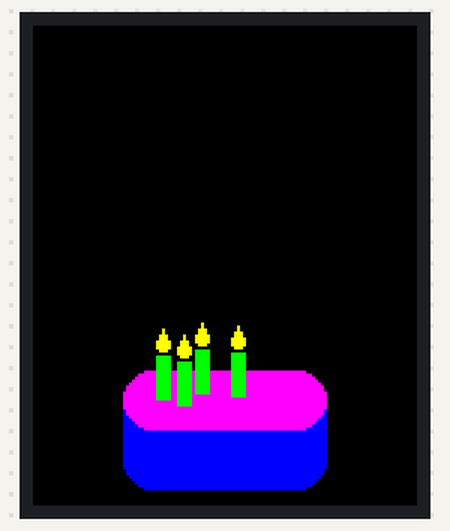
This sketch was run on a simulated Arduino Uno, built with avr-gcc and run on an emulated ATmega328P. On the bench: 128×160 colour display. Random numbers use the default seed unless the sketch sets one.

Above: at 1.2 s.
At 5.4 s:
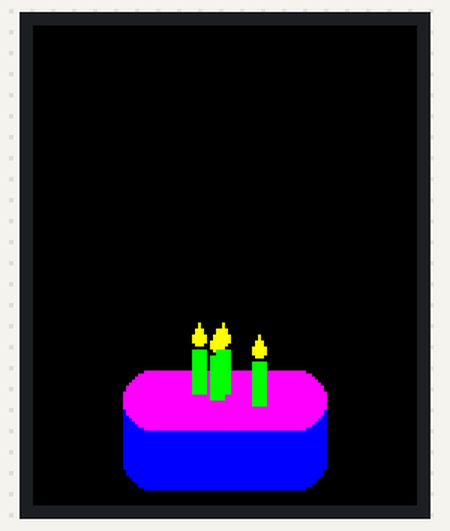
At 10.6 s:
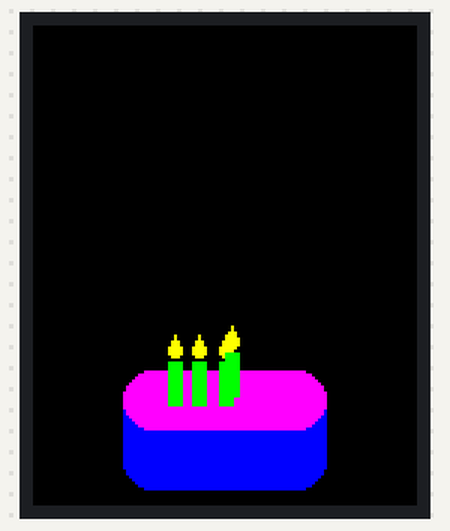
At 19.9 s:
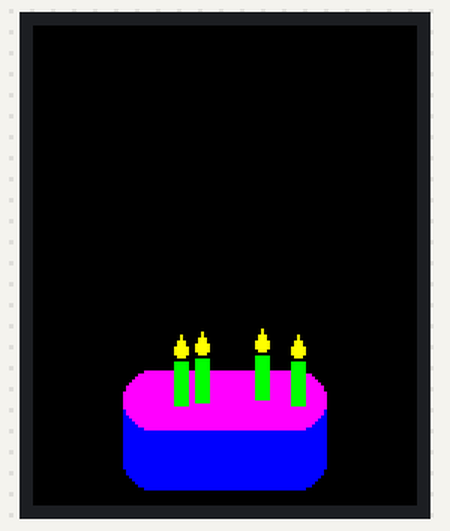
At 29.2 s:
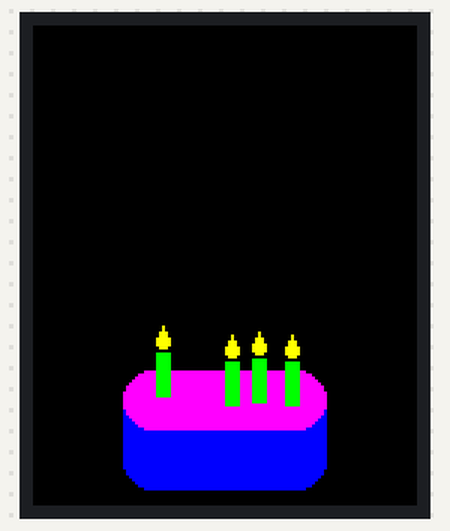
At 38.5 s:
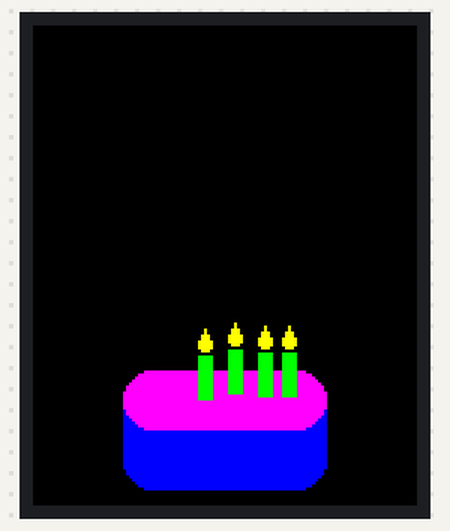

The sketch:

Tft_Birthday_program.ino
```cpp
#define BLACK    0x0000
#define BLUE     0x001F
#define RED      0xF800
#define GREEN    0x07E0
#define CYAN     0x07FF
#define MAGENTA  0xF81F
#define YELLOW   0xFFE0
#define WHITE    0xFFFF

#include <Adafruit_GFX.h>    // Core graphics library
#include <Adafruit_ST7735.h> // Hardware-specific library
#include <SPI.h>

#define TFT_CS     10
#define TFT_RST    9
#define TFT_DC     8

// Option 1 (recommended): must use the hardware SPI pins
// (for UNO thats sclk = 13 and sid = 11) and pin 10 must be
// an output. This is much faster - also required if you want
// to use the microSD card (see the image drawing example)
Adafruit_ST7735 tft = Adafruit_ST7735(TFT_CS,  TFT_DC, TFT_RST);

// Option 2: use any pins but a little slower!
#define TFT_SCLK 13   // set these to be whatever pins you like!
#define TFT_MOSI 11   // set these to be whatever pins you like!
//Uncomment this to use option 2:
//Adafruit_ST7735 tft = Adafruit_ST7735(TFT_CS, TFT_DC, TFT_MOSI, TFT_SCLK, TFT_RST);

//Visit https://learn.adafruit.com/adafruit-gfx-graphics-library/graphics-primitives
//  And https://learn.adafruit.com/1-8-tft-display/breakout-wiring-and-test
//  And http://www.amazon.com/SainSmart-Display-Interface-MicroSD-Arduino/dp/B008HWTVQ2/ref=sr_1_4?ie=UTF8&qid=1431651383&sr=8-4&keywords=tft+display
//  And http://www.arduino.cc/en/Main/ArduinoBoardMicro

//Screen Measurements:
#define TFTwidth 128
#define TFTheight 160

int Candle(int x, int y){
  tft.fillTriangle(x, y+4, x+2, y, x+4, y+4, YELLOW);
  tft.fillCircle(x+2, y+5, 2, YELLOW);
  tft.fillRect(x, y+9, 5, 15, GREEN);
}

void Countdown(){
    for(int c=5; c<0; c--){
    tft.drawChar(TFTheight-15, 15, char(c), RED, BLACK, 10);
    delay(1000);
    }
}
void setup() {
    tft.initR(INITR_BLACKTAB); //Initialize the screen
    tft.fillScreen(ST7735_BLACK);
    delay(1000);
    for(int c=5; c<0; c--){
    tft.drawChar(TFTheight-15, 15, char(c), RED, BLACK, 10);
    delay(1000);
    }

}

void loop() {
  Countdown();
  int height=20;
  int edge=15;
  int width=30;
  int topheight=1.25;
    tft.fillRect(width, TFTheight-(height+edge), TFTwidth-(width*2), height, BLUE);
    tft.fillRoundRect(width, TFTheight-(height-height/(topheight*2)+edge), TFTwidth-(width*2), height/topheight, height/2, BLUE);
    tft.fillRoundRect(width, TFTheight-(height+height/(topheight*2)+edge), TFTwidth-(width*2), height/topheight, height/2, MAGENTA);

  for(int a=0; a<4; a++){
     Candle(30+random(10, TFTwidth-(width*2+10)), TFTheight-(height+edge+random(22,27)));
  }
  delay(500);
  tft.fillScreen(BLACK);
  delay(500);
}
```

Measured:
- what the display in image 0 shows lasts 0.5 s, from 1.2 s to 1.7 s
